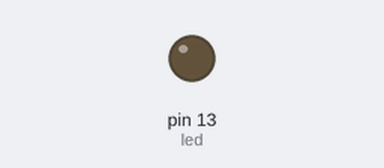
A sketch run on a simulated Arduino Uno, built with avr-gcc and run on an emulated ATmega328P. Shown: output pins drawn as LEDs (lit = HIGH).

Above: at 0.7 s.
At 60.7 s:
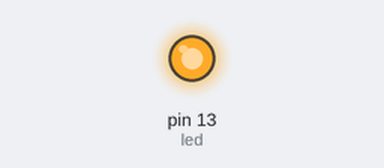
Timing chart, 0 to 62.1 s (numbered marks = the images above):
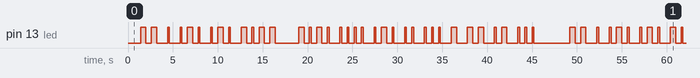

The sketch:

MerryChristmas.ino
```cpp
/*
  MERRY CHRISTMAS Blinkin

  International Morse Code
    1. The length of a dot is one unit.
    2. A dash is three units.
    3. The space between parts of the same letter is one unit.
    4. The space between letters is three units.
    5. The space between words is seven units.

*/

int led = 13;
int unit = 200; // time in milliseconds

void setup() {
  // put your setup code here, to run once:
  pinMode(led, OUTPUT);
}

void loop() {
  // put your main code here, to run repeatedly:

  spaceWord();
  M(); E(); R(); R(); Y();
  spaceWord();
  C(); H(); R(); I(); S(); T(); M(); A(); S();
  spaceWord();

}

void dot() {
  switchLED(led, HIGH);
  spaceParts();
  switchLED(led, LOW);
  spaceLetters();
}

void dash() {
  switchLED(led, HIGH);
  spaceLetters();
  switchLED(led, LOW);
  spaceLetters();
}

void space(){
  spaceLetters();
}

// --
void M() {
  dash(); dash(); spaceLetters();
}

// .
void E() {
  dot(); spaceLetters();
}

// .-.
void R() {
  dot();  dash(); dot(); spaceLetters();
}

// -.--
void Y() {
  dash(); dot(); dash(); dash(); spaceLetters();
}

// -.-.
void C() {
  dash(); dot(); dash(); dot(); spaceLetters();
}

// ....
void H() {
  dot(); dot(); dot(); dot(); spaceLetters();
}

// ..
void I() {
  dot(); dot(); spaceLetters();
}

// ...
void S() {
  dot(); dot(); dot(); spaceLetters();
}

// -
void T() {
  dash(); spaceLetters();
}

// .-
void A() {
  dot(); dash(); spaceLetters();
}

// -...
void B() {
  dash(); dot(); dot(); dot(); spaceLetters();
}

void switchLED(int led, bool on) {
  digitalWrite(led, on);
}

// The space between parts of the same letter is one unit.
void spaceParts() {
  delay(unit);
}

// The space between letters is three units.
void spaceLetters() {
  delay(3 * unit);
}

// The space between words is seven units.
void spaceWord() {
  delay(unit * 7);
}
```

Measured:
- by itself, pin 13 (led): moves between LOW and HIGH, repeating every 47.8 s
- by itself, everything shown: repeats every 47.8 s, in 74 steps
